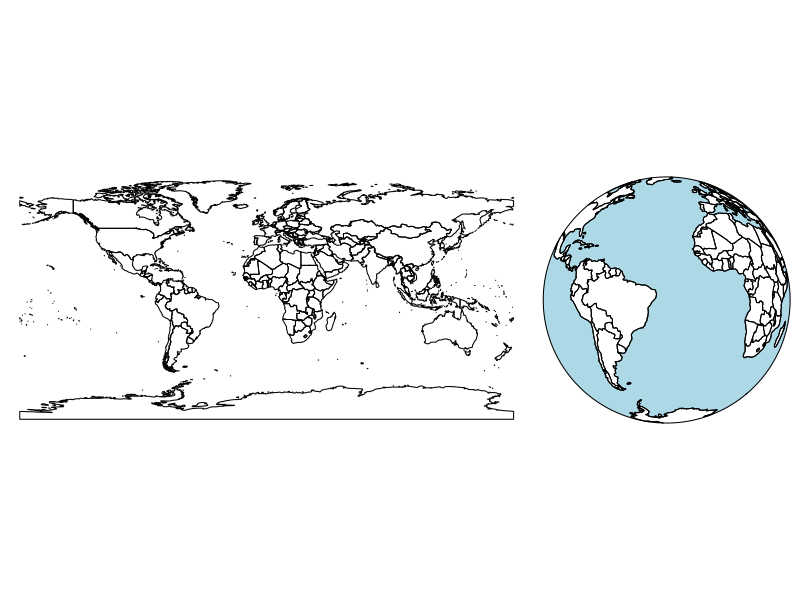
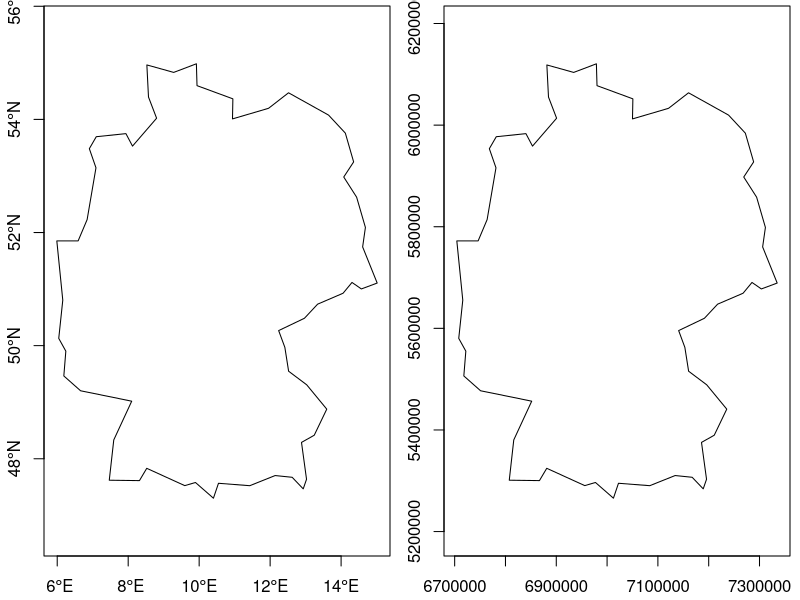
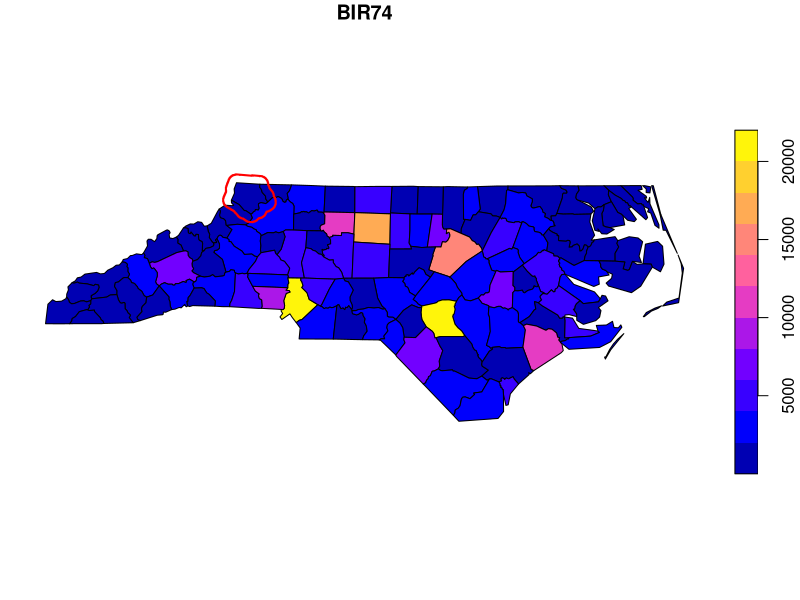
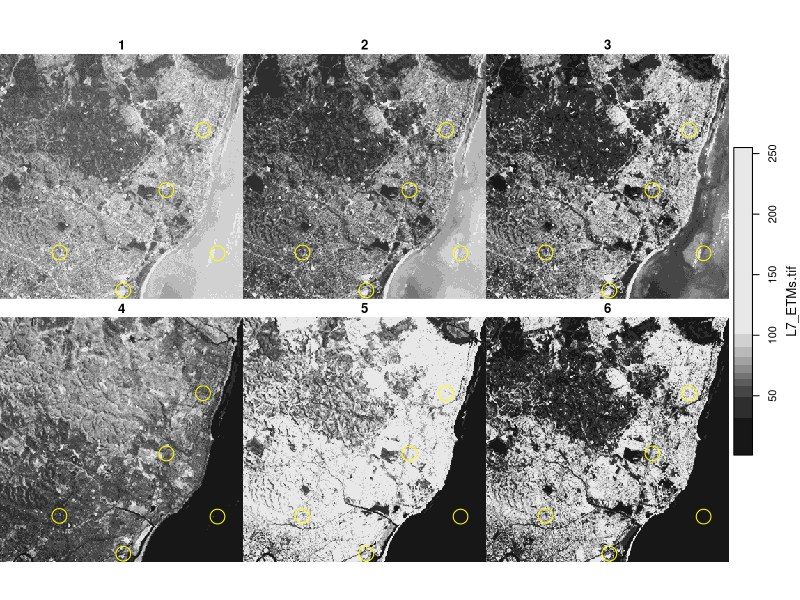

Recreate these plots in R, in order.
## ---- chunk 1
#| echo: false
#| label: fig-8-1
#| fig-cap: "국가 경계: 왼쪽은 경위도를 xy 좌표로 선형 변환한 것이고(플라트 카레 도법), 오른쪽은 무한 거리에서 지구를 바라본 것 같은 방식으로 나타낸 것(정사 도법)이다."
library(sf)
library(rnaturalearth)
w <- ne_countries(scale = "medium", returnclass = "sf")
suppressWarnings(st_crs(w) <- st_crs('OGC:CRS84'))
layout(matrix(1:2, 1, 2), c(2,1))
par(mar = rep(0, 4))
plot(st_geometry(w))

# sphere:
library(s2)
g <- as_s2_geography(TRUE) # Earth
co <- s2_data_countries()
oc <- s2_difference(g, s2_union_agg(co)) # oceans
b <- s2_buffer_cells(as_s2_geography("POINT(-30 -10)"), 9800000) # visible half
i <- s2_intersection(b, oc) # visible ocean
co <- s2_intersection(b, co)
plot(st_transform(st_as_sfc(i), "+proj=ortho +lat_0=-10 +lon_0=-30"), col = 'lightblue')
plot(st_transform(st_as_sfc(co), "+proj=ortho +lat_0=-10 +lon_0=-30"), col = NA, add = TRUE)
## ---- chunk 2
DE <- st_geometry(ne_countries(country = "germany",
                              returnclass = "sf"))
DE |> st_transform("+proj=eqc +lat_ts=51.14 +lon_0=90w") ->
    DE.eqc
## ---- chunk 3
#| label: fig-8-2
#| fig-cap: "등장방형 도법이 적용된 독일. 왼쪽 지도의 단위는 도이고 정거원통 도법이 적용된 오른쪽 지도의 단위는 미터이다."
#| echo: false
par(mfrow = c(1, 2), mar = c(2.2, 2.2, 0.3, 0.5))
plot(DE, axes = TRUE)
plot(DE.eqc, axes = TRUE)
## ---- chunk 4
#| label: fig-8-3
#| fig-cap: "범례가 있는 베이스 플롯에 주석 달기"
library(sf)
nc <- read_sf(system.file("gpkg/nc.gpkg", package = "sf"))
plot(nc["BIR74"], reset = FALSE, key.pos = 4)
plot(st_buffer(nc[1,1], units::set_units(10, km)), col = 'NA', 
     border = 'red', lwd = 2, add = TRUE)
## ---- chunk 5
#| label: fig-8-4
#| fig-cap: "다중 슬라이스를 가진 stars 플롯에 주석 달기"
library(stars)
# Loading required package: abind
system.file("tif/L7_ETMs.tif", package = "stars") |>
    read_stars() -> r
st_bbox(r) |> st_as_sfc() |> st_sample(5) |> 
    st_buffer(300) -> circ
hook <- function() { 
    plot(circ, col = NA, border = 'yellow', add = TRUE)
}
plot(r, hook = hook, key.pos = 4)
# downsample set to 1
